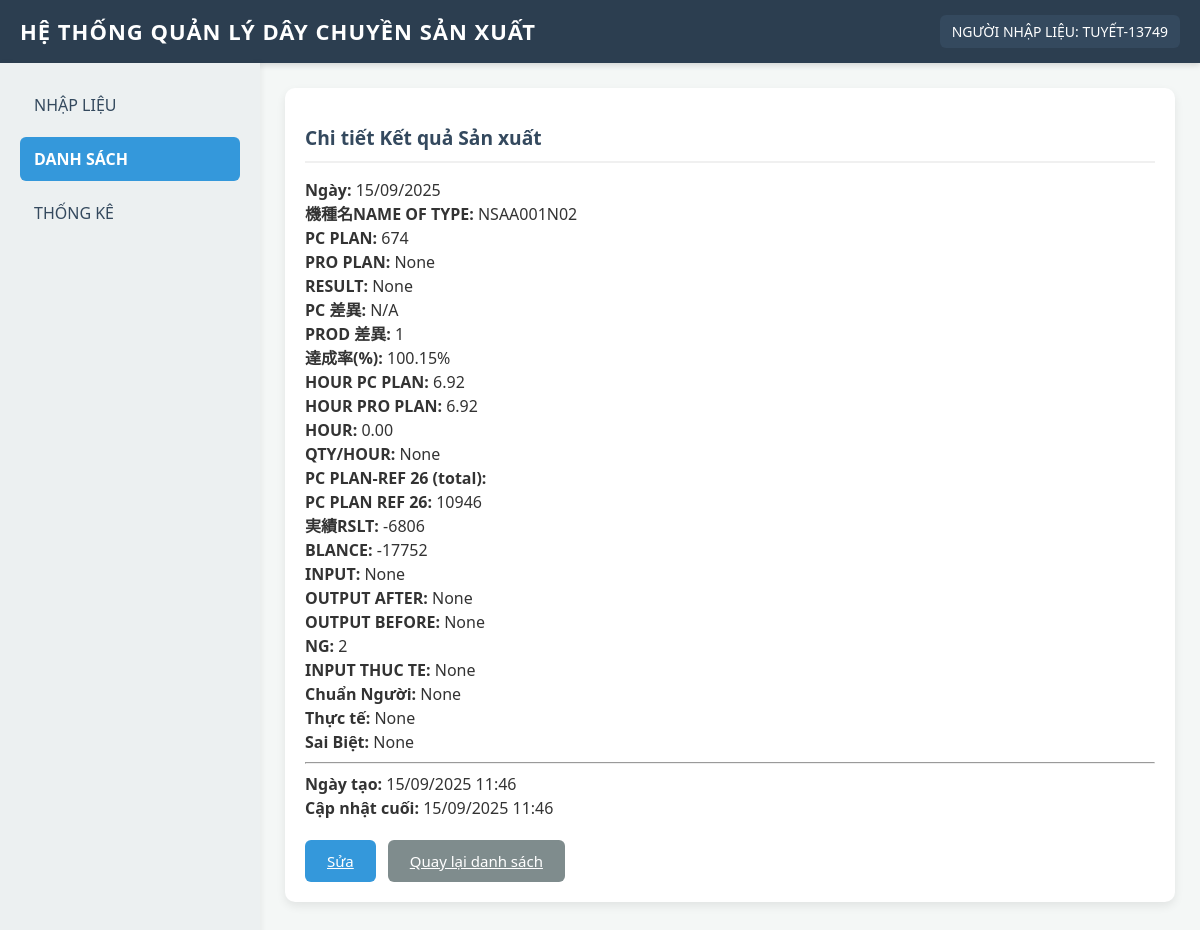
/detail/4/, run on the app's committed database.
### production_data/models.py (models this page shows, shortened)
class ProductionResult(models.Model):
    date = models.DateField(default=timezone.now, verbose_name="Ngày")
    user_input = models.CharField(max_length=100, default="TUYẾT-13749", verbose_name="Người nhập liệu") # Có thể làm khóa ngoại tới User model sau này
    line = models.CharField(max_length=50, blank=True, null=True, verbose_name="LINE") # Ví dụ: NSAA01, NSKA01
    group = models.CharField(max_length=50, blank=True, null=True, verbose_name="GROUP") # Ví dụ: MDU-11, MDU-13
    shift = models.CharField(max_length=50, blank=True, null=True, verbose_name="SHIFT") # Ví dụ: 1st, 3rd
    name_of_type = models.CharField(max_length=255, verbose_name="Mã sản phẩm (MODEL)") # Đổi verbose_name cho rõ hơn
    pc_plan = models.IntegerField(verbose_name="PC PLAN")
    pro_plan = models.IntegerField(verbose_name="PRO PLAN", null=True, blank=True) # Trường mới
    result = models.IntegerField(verbose_name="RESULT", null=True, blank=True) # Trường mới
    pc_diff = models.IntegerField(verbose_name="PC 差異 (Chênh lệch)", blank=True, null=True) # Có thể tính toán tự động
    prod_diff = models.IntegerField(verbose_name="PROD 差異 (Chênh lệch)", blank=True, null=True) # Có thể tính toán tự động
    completion_rate = models.DecimalField(max_digits=5, decimal_places=2, verbose_name="Đạt tỉ lệ (%)", blank=True, null=True) # Có thể tính toán tự động
    to_assess = models.CharField(max_length=10, blank=True, null=True, verbose_name="TO ASSESS") # Ví dụ: O/X
    hour_pc_plan = models.DecimalField(max_digits=5, decimal_places=2, verbose_name="HOUR PC PLAN")
    hour_pro_plan = models.DecimalField(max_digits=5, decimal_places=2, verbose_name="HOUR PRO")
    hour_actual = models.DecimalField(max_digits=5, decimal_places=2, verbose_name="HOUR Thực lĩnh")
    qty_hour = models.IntegerField(verbose_name="QTY/HOUR",blank=True, null=True) # Số lượng trên mỗi giờ
    po_plan_ref = models.IntegerField(verbose_name="PO PLAN-REF")
    pc_plan_ref_2 = models.IntegerField(verbose_name="PC PLAN REF 2")
    actuals = models.IntegerField(verbose_name="Kết quả (Actuals)")
    difference = models.IntegerField(verbose_name="Chênh lệch", blank=True, null=True) # Có thể tính toán tự động
    plan_percentage = models.DecimalField(max_digits=5, decimal_places=2, verbose_name="Đạt tỉ lệ (%) (Plan)", blank=True, null=True) # Có thể tính toán tự động
    total = models.IntegerField(verbose_name="TOTAL", blank=True, null=True) # Có thể tính toán tự động
    acc_ng = models.IntegerField(verbose_name="ACC NG", blank=True, null=True) # Có thể tính toán tự động
    input_material = models.IntegerField(verbose_name="Input Material", blank=True, null=True) # Có thể tính toán tự động
    output = models.IntegerField(verbose_name="Output", blank=True, null=True) # Có thể tính toán tự động
    output_before = models.IntegerField(verbose_name="Output Before",   blank=True, null=True) # Có thể tính toán tự động
    ng = models.IntegerField(verbose_name="NG", blank=True, null=True) # Có thể tính toán tự động
    input_actual = models.IntegerField(verbose_name="Input actual", blank=True, null=True) # Có thể tính toán tự động
    person_standard = models.IntegerField(verbose_name="Person Standard", blank=True, null=True) # Có thể tính toán tự động
    person_actual = models.IntegerField(verbose_name="Person Actual", blank=True, null=True) # Có thể tính toán tự động
    person_diff = models.IntegerField(verbose_name="Person Diff", blank=True, null=True) # Có thể tính toán tự động
    created_at = models.DateTimeField(auto_now_add=True)
    updated_at = models.DateTimeField(auto_now=True)
    class Meta:
        verbose_name = "Kết quả Sản xuất"
        verbose_name_plural = "Kết quả Sản xuất"
        ordering = ['-date', 'name_of_type'] # Sắp xếp mặc định

### production_data/views.py (the view)
# urls.py: path('detail/<int:pk>/', views.production_result_detail, name='production_result_detail'), # Xem chi tiết
def production_result_detail(request, pk):
    result = get_object_or_404(ProductionResult, pk=pk)
    context = {
        'result': result,
        'current_page': 'list'
    }
    return render(request, 'production_data/production_result_detail.html', context)

### production_data/templates/production_data/production_result_detail.html (shortened to what this page needs)
{% extends 'production_data/base.html' %}
{% block content %}
<div class="card">
    <h2 class="card-header">Chi tiết Kết quả Sản xuất</h2>
    <div class="detail-item"><strong>Ngày:</strong> {{ result.date|date:"d/m/Y" }}</div>
    <div class="detail-item"><strong>機種名NAME OF TYPE:</strong> {{ result.name_of_type }}</div>
    <div class="detail-item"><strong>PC PLAN:</strong> {{ result.pc_plan }}</div>
    <div class="detail-item"><strong>PRO PLAN:</strong> {{ result.pro_plan }}</div>
    <div class="detail-item"><strong>RESULT:</strong> {{ result.result }}</div>
    <div class="detail-item"><strong>PC 差異:</strong> {{ result.pc_diff|default:"N/A" }}</div>
    <div class="detail-item"><strong>PROD 差異:</strong> {{ result.prod_diff|default:"N/A" }}</div>
    <div class="detail-item"><strong>達成率(%):</strong> {{ result.completion_rate|floatformat:2|default:"N/A" }}%</div>
    <div class="detail-item"><strong>HOUR PC PLAN:</strong> {{ result.hour_pc_plan|floatformat:2 }}</div>
    <div class="detail-item"><strong>HOUR PRO PLAN:</strong> {{ result.hour_pro_plan|floatformat:2 }}</div>
    <div class="detail-item"><strong>HOUR:</strong> {{ result.hour_actual|floatformat:2 }}</div>
    <div class="detail-item"><strong>QTY/HOUR:</strong> {{ result.qty_hour }}</div>
    <div class="detail-item"><strong>PC PLAN-REF 26 (total):</strong> {{ result.p_plan_ref }}</div>
    <div class="detail-item"><strong>PC PLAN REF 26:</strong> {{ result.pc_plan_ref_2 }}</div>
    <div class="detail-item"><strong>実績RSLT:</strong> {{ result.actuals }}</div>
    <div class="detail-item"><strong>BLANCE:</strong> {{ result.difference|default:"N/A" }}</div>
    <div class="detail-item"><strong>INPUT:</strong> {{ result.input_material }}</div>
    <div class="detail-item"><strong>OUTPUT AFTER:</strong> {{ result.output }}</div>
    <div class="detail-item"><strong>OUTPUT BEFORE:</strong> {{ result.output_before }}</div>
    <div class="detail-item"><strong>NG:</strong> {{ result.ng }}</div>
    <div class="detail-item"><strong>INPUT THUC TE:</strong> {{ result.input_actual }}</div>
    <div class="detail-item"><strong>Chuẩn Người:</strong> {{ result.person_standard }}</div>
    <div class="detail-item"><strong>Thực tế:</strong> {{ result.person_actual }}</div>
    <div class="detail-item"><strong>Sai Biệt:</strong> {{ result.person_diff }}</div>
    <hr>
    <div class="detail-item"><strong>Ngày tạo:</strong> {{ result.created_at|date:"d/m/Y H:i" }}</div>
    <div class="detail-item"><strong>Cập nhật cuối:</strong> {{ result.updated_at|date:"d/m/Y H:i" }}</div>
    <div class="button-group">
        <a href="{% url 'production_result_update' pk=result.pk %}" class="btn btn-primary">Sửa</a>
        <a href="{% url 'production_results_list' %}" class="btn btn-secondary">Quay lại danh sách</a>
    </div>
</div>
{% endblock %}

### production_data/templates/production_data/base.html (shortened to what this page needs)
{% load static %}
<!DOCTYPE html>
<html lang="vi">
<head>
    <link rel="stylesheet" href="{% static 'production_data/css/styles.css' %}">
</head>
<body>
    <div class="header">
        <h1>HỆ THỐNG QUẢN LÝ DÂY CHUYỀN SẢN XUẤT</h1>
        <div class="user-info">NGƯỜI NHẬP LIỆU: TUYẾT-13749</div>
    </div>
    <div class="container">
        <aside class="sidebar">
            {% include 'production_data/includes/sidebar.html' %}
        </aside>
        <main class="content">
            {% block content %}{% endblock %}
        </main>
    </div>
</body>
</html>

### production_data/templates/production_data/includes/sidebar.html
<ul>
    <li><a href="{% url 'data_entry' %}" class="{% if current_page == 'entry' %}active{% endif %}">NHẬP LIỆU</a></li>
    <li><a href="{% url 'production_results_list' %}" class="{% if current_page == 'list' %}active{% endif %}">DANH SÁCH</a></li>
    <li><a href="{% url 'production_report' %}" class="{% if current_page == 'report' %}active{% endif %}">THỐNG KÊ</a></li>
</ul>

### production_data/static/production_data/css/styles.css (style rules this page uses)
body { font-family: "Segoe UI", Arial, sans-serif; margin: 0; background-color: #f4f7f6; color: #333; line-height: 1.5; }
.header { background-color: #2c3e50; color: white; padding: 15px 20px; display: flex; justify-content: space-between; align-items: center; box-shadow: 0 2px 6px rgba(0,0,0,0.15); }
.header h1 { margin: 0; font-size: 22px; letter-spacing: 1px; }
.user-info { background-color: #34495e; padding: 6px 12px; border-radius: 6px; font-size: 14px; }
.container { display: flex; min-height: calc(100vh - 64px); }
.sidebar { width: 220px; background-color: #ecf0f1; padding: 20px; box-shadow: 2px 0 6px rgba(0,0,0,0.05); }
.sidebar ul { list-style: none; padding: 0; margin: 0; }
.sidebar ul li { margin-bottom: 10px; }
.sidebar ul li a { text-decoration: none; color: #34495e; padding: 10px 14px; display: block; border-radius: 6px; transition: background 0.2s ease, color 0.2s ease; }
.sidebar ul li a.active { background-color: #3498db; color: white; font-weight: 600; }
.content { flex-grow: 1; padding: 25px; }
.card { background-color: white; border-radius: 10px; box-shadow: 0 4px 10px rgba(0,0,0,0.08); padding: 20px; margin-bottom: 25px; }
.card-header { font-size: 1.2em; font-weight: 600; margin-bottom: 15px; padding-bottom: 8px; border-bottom: 2px solid #f0f0f0; color: #34495e; }
.button-group { margin-top: 20px; display: flex; gap: 12px; }
.btn { padding: 10px 22px; border: none; border-radius: 6px; cursor: pointer; font-size: 15px; font-weight: 500; transition: background-color 0.2s ease, transform 0.1s ease; }
.btn-primary { background-color: #3498db; color: white; }
.btn-secondary { background-color: #7f8c8d; color: white; }

### data on the page
ProductionResult: date "15/09/2025", name_of_type "NSAA001N02", pc_plan "674", pro_plan "None", result "None", pc_diff "N/A", prod_diff "1", completion_rate "100.15", hour_pc_plan "6.92", hour_pro_plan "6.92", hour_actual "0.00", qty_hour "None", pc_plan_ref_2 "10946", actuals "-6806", difference "-17752", input_material "None", output "None", output_before "None", ng "2", input_actual "None", person_standard "None", person_actual "None", person_diff "None", created_at "15/09/2025 11:46", updated_at "15/09/2025 11:46"
